Frame 1 (no input): blank canvas, image omitted
Frame 60 (the mouse pressed at the canvas centre just before this capture): blank canvas, image omitted
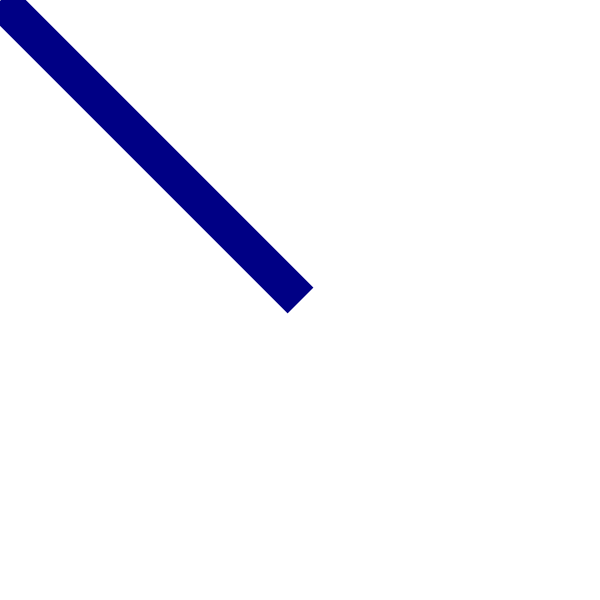
Frame 120 (the mouse held since frame 60 and released just before this capture)

The Processing sketch whose frames 1 and 60 were blank and that drew this single picture after the mouse press (run headless with seeded random() and noise(); from frame 60 on, the mouse is pressed at the canvas centre):

// Processing sketch: trilho
// ── trilho.pde
void setup()
{
  size(600, 600);
  background(255);
  
  strokeCap(SQUARE);
}

void draw()
{
  strokeWeight(random(60));
  stroke(0, 0, random(255));
  
  line(mouseX, mouseY, pmouseX, pmouseY); 

}
